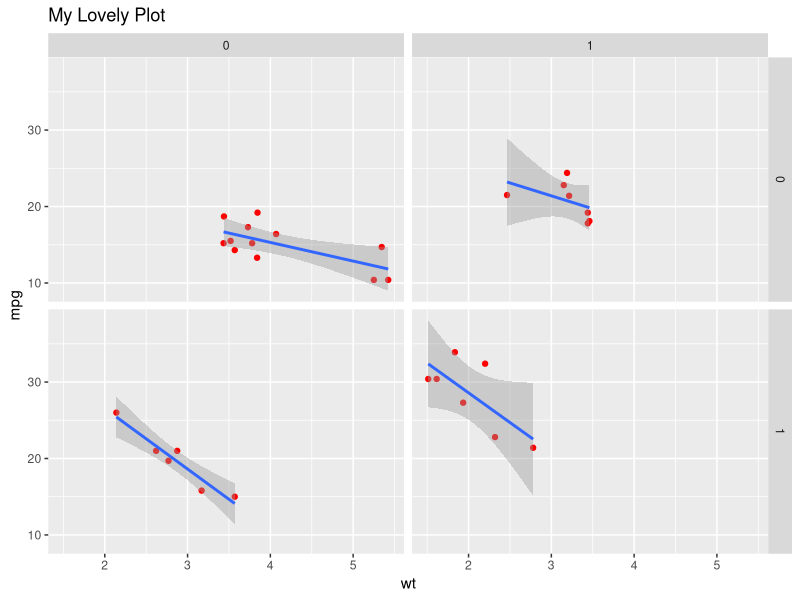

Recreate this plot in R.

library(ggplot2)
library(magrittr)
head(diamonds)

#  mtcars - scatterplot of wt vs mpg - coloured by vs

ggplot(aes(x=wt,y=mpg),data=mtcars) + 
    geom_point(col="red") + stat_smooth(method="lm") + 
    ggtitle("My Lovely Plot")  + facet_grid(am~vs)
